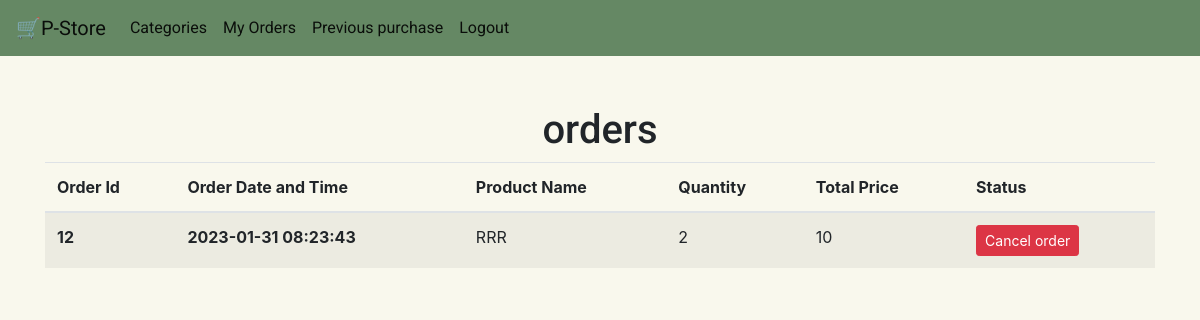
/user_orders (signed in), run on the app's committed database.
### tables this page shows
CREATE TABLE Orders(
    order_id INTEGER PRIMARY KEY AUTOINCREMENT,
    u_id INTEGER not null,
    item_id  integer not null,
    quantity INTEGER not null,
    price INTEGER not null,
    order_dateandtime TIMESTAMP not null DEFAULT CURRENT_TIMESTAMP,
    FOREIGN KEY (u_id) REFERENCES User(u_id)
    FOREIGN KEY (item_id) REFERENCES Items(id)
);

CREATE TABLE Items (
    id INTEGER PRIMARY KEY AUTOINCREMENT,
    name varchar(20) not null,
    weight integer not null,
    price_per_unit int not null,
    c_id INTEGER not null,
    FOREIGN KEY (c_id) REFERENCES Categories(c_id)
);

### app.py (the view)
@app.route('/user_orders', methods=('GET', 'POST'))
def user_orders():
    conn=get_db_connection()
    user_orders= conn.execute('SELECT * FROM Orders inner join Items on item_id=id WHERE u_id=?',(session["id"],)).fetchall()
    conn.close()
    return render_template('user_orders.html',orders=user_orders)

### app.py (called while the page is built)
def get_db_connection():
    conn = sqlite3.connect('database.db')
    conn.row_factory = sqlite3.Row
    return conn

### templates/user_orders.html (shortened to what this page needs)
{% extends 'base3.html' %}
{% block content %}
<h1 style="text-align:center;  font-family:roboto; margin-top:50px;"> {% block title %} orders {% endblock %}</h1>
<table class="table table-striped table-hover">
    <thead>
      <tr>
        <th scope="col">Order Id</th>
        <th scope="col">Order Date and Time</th>
        <th scope="col">Product Name</th>
        <th scope="col">Quantity</th>
        <th scope="col">Total Price</th>
        <th scope="col">Status</th>
      </tr>
    </thead>
    <tbody>
        {% for order in orders %}
     <tr>
        <th scope="row">{{ order['order_id'] }}</th>
        <th scope="row">{{ order['order_dateandtime'] }}</th>
        <td>{{ order['name'] }}</td>
        <td>{{ order['quantity'] }}</td>
        <td>{{ order['price'] }}</td>
        <td><form action="{{ url_for('cancel_order', order_id=order['order_id']) }}" method="POST"> <input type="submit" value="Cancel order"class="btn btn-danger btn-sm"onclick="return confirm('Are you sure you want to delete this item?')">
        </form></td>
        </tr>
  {% endfor %}
  {% endblock %}

### templates/user_orders.html (style rules this page uses)
body { background-color:#F9F8ED; }

### data on the page
Orders: order_id "12", order_dateandtime "2023-01-31 08:23:43", name "RRR", quantity "2", price "10"
